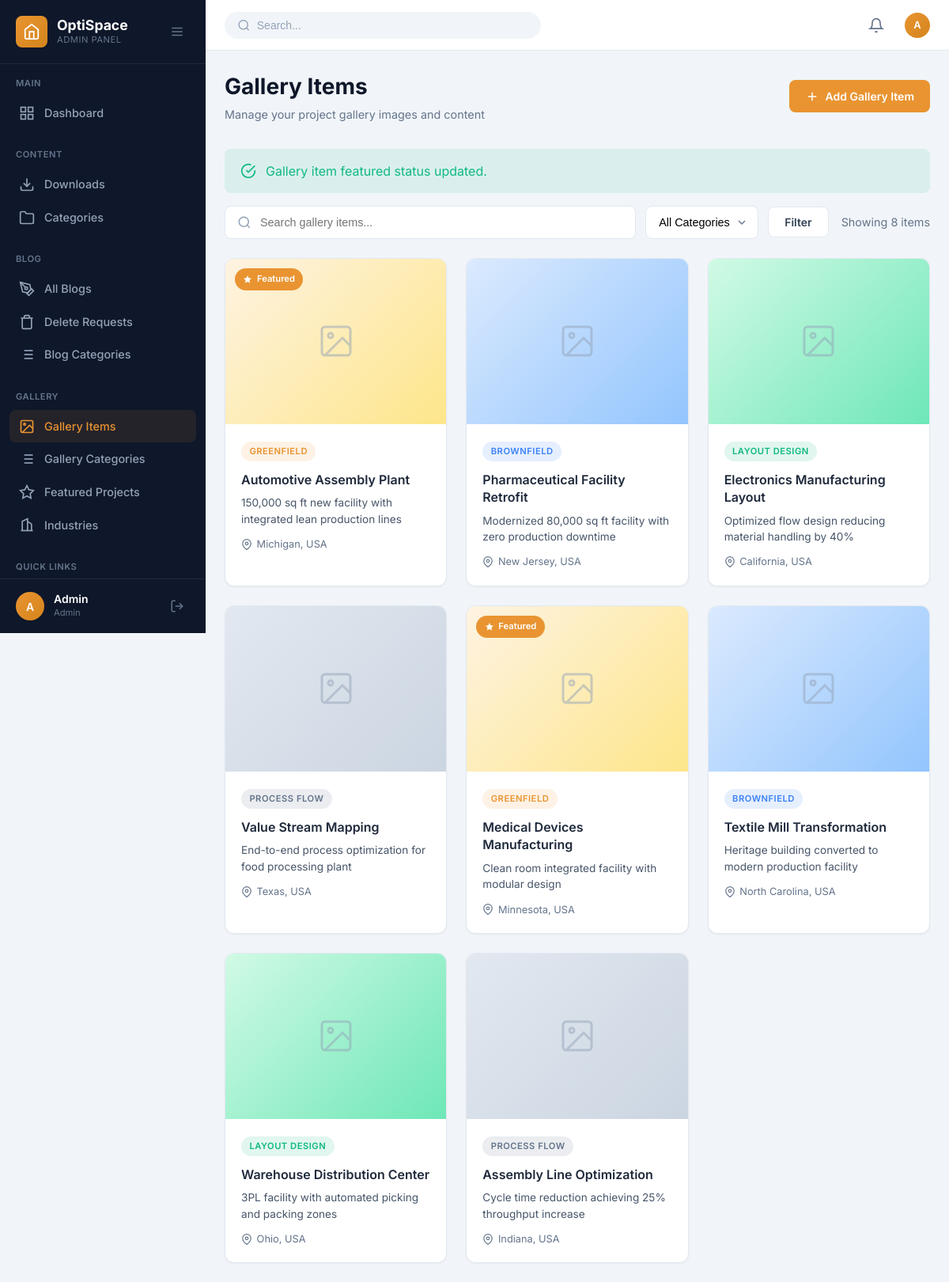
/admin/gallery.php?feature=1 (signed in), run on the app's committed database.
### tables this page shows
CREATE TABLE IF NOT EXISTS gallery_items (
    id INT AUTO_INCREMENT PRIMARY KEY,
    category_id INT NOT NULL,
    title VARCHAR(255) NOT NULL,
    description TEXT DEFAULT NULL,
    image_path VARCHAR(500) DEFAULT NULL,
    thumbnail_path VARCHAR(500) DEFAULT NULL,
    location VARCHAR(255) DEFAULT NULL,
    industry VARCHAR(100) DEFAULT NULL,
    project_size VARCHAR(100) DEFAULT NULL,
    completion_date DATE DEFAULT NULL,
    is_featured TINYINT(1) DEFAULT 0,
    is_active TINYINT(1) DEFAULT 1,
    sort_order INT DEFAULT 0,
    created_by INT DEFAULT NULL,
    created_at TIMESTAMP DEFAULT CURRENT_TIMESTAMP,
    updated_at TIMESTAMP DEFAULT CURRENT_TIMESTAMP ON UPDATE CURRENT_TIMESTAMP,
    FOREIGN KEY (category_id) REFERENCES gallery_categories(id) ON DELETE RESTRICT,
    FOREIGN KEY (created_by) REFERENCES admin_users(id) ON DELETE SET NULL
);

CREATE TABLE IF NOT EXISTS gallery_categories (
    id INT AUTO_INCREMENT PRIMARY KEY,
    name VARCHAR(100) NOT NULL,
    slug VARCHAR(100) NOT NULL UNIQUE,
    description TEXT DEFAULT NULL,
    icon VARCHAR(50) DEFAULT 'image',
    color VARCHAR(20) DEFAULT '#E99431',
    bg_class VARCHAR(50) DEFAULT 'greenfield-bg',
    sort_order INT DEFAULT 0,
    is_active TINYINT(1) DEFAULT 1,
    created_at TIMESTAMP DEFAULT CURRENT_TIMESTAMP,
    updated_at TIMESTAMP DEFAULT CURRENT_TIMESTAMP ON UPDATE CURRENT_TIMESTAMP
);

### admin/gallery.php (the view, shortened to what this page needs)
<?php
$conn = getDBConnection();
if (isset($_GET['feature']) && is_numeric($_GET['feature'])) {
    $featureId = (int)$_GET['feature'];
    $stmt = $conn->prepare("UPDATE gallery_items SET is_featured = NOT is_featured WHERE id = ?");
    $stmt->bind_param("i", $featureId);
    if ($stmt->execute()) {
        $successMessage = "Gallery item featured status updated.";
    }
}
$page = isset($_GET['page']) ? max(1, (int)$_GET['page']) : 1;
$perPage = 12;
$offset = ($page - 1) * $perPage;
$searchQuery = isset($_GET['search']) ? trim($_GET['search']) : '';
$whereClause = "1=1";
$params = [];
$types = "";
$countQuery = "SELECT COUNT(*) as total FROM gallery_items g WHERE {$whereClause}";
$countStmt = $conn->prepare($countQuery);
$countStmt->execute();
$totalRecords = $countStmt->get_result()->fetch_assoc()['total'];
$query = "
    SELECT g.*, c.name as category_name, c.color as category_color, c.bg_class
    FROM gallery_items g
    LEFT JOIN gallery_categories c ON g.category_id = c.id
    WHERE {$whereClause}
    ORDER BY g.sort_order ASC, g.created_at DESC
    LIMIT ?, ?
";
$params[] = $offset;
$params[] = $perPage;
$types .= "ii";
$stmt = $conn->prepare($query);
$stmt->bind_param($types, ...$params);
$stmt->execute();
$galleryItems = $stmt->get_result();
include __DIR__ . '/includes/header.php';
?>
<div class="page-header">
    <div class="page-title-section">
        <h1 class="page-title">Gallery Items</h1>
        <p class="page-subtitle">Manage your project gallery images and content</p>
    </div>
    <div class="page-actions">
        <a href="gallery-add.php" class="btn btn-primary">
            <svg viewBox="0 0 24 24" fill="none" stroke="currentColor" stroke-width="2">
                <line x1="12" y1="5" x2="12" y2="19"/>
                <line x1="5" y1="12" x2="19" y2="12"/>
            </svg>
            Add Gallery Item
        </a>
    </div>
</div>
<?php if (isset($successMessage)): ?>
<div class="alert alert-success">
    <svg viewBox="0 0 24 24" fill="none" stroke="currentColor" stroke-width="2">
        <path d="M22 11.08V12a10 10 0 1 1-5.93-9.14"/>
        <polyline points="22 4 12 14.01 9 11.01"/>
    </svg>
    <?php echo htmlspecialchars($successMessage); ?>
</div>
<?php endif; ?>
<div class="filter-bar">
    <form class="filter-form" method="GET">
        <div class="filter-group">
            <div class="search-box">
                <svg viewBox="0 0 24 24" fill="none" stroke="currentColor" stroke-width="2">
                    <circle cx="11" cy="11" r="8"/>
                    <line x1="21" y1="21" x2="16.65" y2="16.65"/>
                </svg>
                <input type="text" name="search" placeholder="Search gallery items..." value="<?php echo htmlspecialchars($searchQuery); ?>">
            </div>
            <select name="category" class="filter-select">
                <option value="0">All Categories</option>
            </select>
            <button type="submit" class="btn btn-secondary">Filter</button>
        </div>
    </form>
    <div class="filter-info">
        Showing <?php echo $totalRecords; ?> item<?php echo $totalRecords !== 1 ? 's' : ''; ?>
    </div>
</div>
<div class="gallery-admin-grid">
    <?php if ($galleryItems->num_rows > 0): ?>
        <?php while ($item = $galleryItems->fetch_assoc()): ?>
        <div class="gallery-admin-card <?php echo $item['is_active'] ? '' : 'inactive'; ?>">
            <div class="gallery-card-image" style="background: <?php echo $item['bg_class'] ? '' : 'linear-gradient(135deg, #FEF3E2 0%, #FDE68A 100%)'; ?>" data-bg="<?php echo htmlspecialchars($item['bg_class']); ?>">
                <?php if ($item['image_path'] && file_exists(__DIR__ . '/../' . $item['image_path'])): ?>
                    <img src="../<?php echo htmlspecialchars($item['image_path']); ?>" alt="<?php echo htmlspecialchars($item['title']); ?>">
                <?php else: ?>
                    <div class="placeholder-icon">
                        <svg viewBox="0 0 24 24" fill="none" stroke="currentColor" stroke-width="1.5">
                            <rect x="3" y="3" width="18" height="18" rx="2" ry="2"/>
                            <circle cx="8.5" cy="8.5" r="1.5"/>
                            <polyline points="21 15 16 10 5 21"/>
                        </svg>
                    </div>
                <?php endif; ?>
                <?php if ($item['is_featured']): ?>
                <span class="featured-badge">
                    <svg viewBox="0 0 24 24" fill="currentColor" stroke="none" width="12" height="12">
                        <polygon points="12 2 15.09 8.26 22 9.27 17 14.14 18.18 21.02 12 17.77 5.82 21.02 7 14.14 2 9.27 8.91 8.26 12 2"/>
                    </svg>
                    Featured
                </span>
                <?php endif; ?>
            </div>
            <div class="gallery-card-content">
                <span class="category-tag" style="background: <?php echo $item['category_color']; ?>20; color: <?php echo $item['category_color']; ?>">
                    <?php echo htmlspecialchars($item['category_name']); ?>
                </span>
                <h3 class="card-title"><?php echo htmlspecialchars($item['title']); ?></h3>
                <p class="card-description"><?php echo htmlspecialchars(substr($item['description'], 0, 80)); ?><?php echo strlen($item['description']) > 80 ? '...' : ''; ?></p>
                <?php if ($item['location']): ?>
                <div class="card-meta">
                    <svg viewBox="0 0 24 24" fill="none" stroke="currentColor" stroke-width="2">
                        <path d="M21 10c0 7-9 13-9 13s-9-6-9-13a9 9 0 0 1 18 0z"/>
                        <circle cx="12" cy="10" r="3"/>
                    </svg>
                    <?php echo htmlspecialchars($item['location']); ?>
                </div>
                <?php endif; ?>
            </div>
        </div>
        <?php endwhile; ?>
    <?php endif; ?>
</div>
<?php include __DIR__ . '/includes/footer.php'; ?>

### admin/assets/css/admin.css (style rules this page uses)
:root { --admin-primary: #E99431; --admin-primary-dark: #d4851c; --admin-primary-light: rgba(233, 148, 49, 0.1); --admin-dark: #1E293B; --admin-dark-light: #334155; --admin-gray-900: #0F172A; --admin-gray-800: #1E293B; --admin-gray-700: #334155; --admin-gray-600: #475569; --admin-gray-500: #64748B; --admin-gray-400: #94A3B8; --admin-gray-300: #CBD5E1; --admin-gray-200: #E2E8F0; --admin-gray-100: #F1F5F9; --admin-gray-50: #F8FAFC; --admin-white: #FFFFFF; --admin-success: #10B981; --admin-success-light: rgba(16, 185, 129, 0.1); --admin-warning: #F59E0B; --admin-warning-light: rgba(245, 158, 11, 0.1); --admin-danger: #EF4444; --admin-danger-light: rgba(239, 68, 68, 0.1); --admin-info: #3B82F6; --admin-info-light: rgba(59, 130, 246, 0.1); --sidebar-width: 260px; --sidebar-collapsed-width: 70px; --sidebar-bg: var(--admin-gray-900); --sidebar-text: var(--admin-gray-400); --sidebar-active: var(--admin-primary); --header-height: 64px; --header-bg: var(--admin-white); --shadow-sm: 0 1px 2px rgba(0, 0, 0, 0.05); --shadow-md: 0 4px 6px -1px rgba(0, 0, 0, 0.1); --shadow-lg: 0 10px 15px -3px rgba(0, 0, 0, 0.1); --shadow-xl: 0 20px 25px -5px rgba(0, 0, 0, 0.1); --radius-sm: 4px; --radius-md: 8px; --radius-lg: 12px; --radius-xl: 16px; --radius-full: 9999px; --transition-fast: 0.15s ease; --transition-normal: 0.3s ease; }
*, *::before, *::after { box-sizing: border-box; margin: 0; padding: 0; }
html { font-size: 16px; -webkit-font-smoothing: antialiased; -moz-osx-font-smoothing: grayscale; }
body.admin-body { font-family: 'Inter', -apple-system, BlinkMacSystemFont, 'Segoe UI', Roboto, sans-serif; background: var(--admin-gray-100); color: var(--admin-gray-700); line-height: 1.5; min-height: 100vh; }
a { color: inherit; text-decoration: none; }
button { font-family: inherit; cursor: pointer; border: none; background: none; }
.page-header { display: flex; align-items: center; justify-content: space-between; margin-bottom: 2rem; flex-wrap: wrap; gap: 1rem; }
.page-title-section { display: flex; flex-direction: column; gap: 0.25rem; }
.page-title { font-size: 1.75rem; font-weight: 700; color: var(--admin-gray-900); }
.page-subtitle { font-size: 0.9rem; color: var(--admin-gray-500); }
.page-actions { display: flex; gap: 0.75rem; }
.btn { display: inline-flex; align-items: center; justify-content: center; gap: 0.5rem; padding: 0.625rem 1.25rem; font-size: 0.875rem; font-weight: 600; border-radius: var(--radius-md); transition: all var(--transition-fast); cursor: pointer; border: none; }
.btn svg { width: 18px; height: 18px; }
.btn-primary { background: var(--admin-primary); color: var(--admin-white); }
.btn-secondary { background: var(--admin-white); color: var(--admin-gray-700); border: 1px solid var(--admin-gray-200); }
.card-title { font-size: 1rem; font-weight: 600; color: var(--admin-gray-900); }
.alert { padding: 1rem 1.25rem; border-radius: var(--radius-md); margin-bottom: 1rem; display: flex; align-items: flex-start; gap: 0.75rem; }
.alert svg { width: 20px; height: 20px; flex-shrink: 0; margin-top: 0.125rem; }
.alert-success { background: var(--admin-success-light); color: var(--admin-success); }

### data on the page
gallery_items: is_featured 1 (drawn), category.name "GREENFIELD", title "Automotive Assembly Plant", description "150,000 sq ft new facility with integrated lean production lines", location "Michigan, USA"
gallery_items: category.name "BROWNFIELD", title "Pharmaceutical Facility Retrofit", description "Modernized 80,000 sq ft facility with zero production downtime", location "New Jersey, USA"
gallery_items: category.name "LAYOUT DESIGN", title "Electronics Manufacturing Layout", description "Optimized flow design reducing material handling by 40%", location "California, USA"
gallery_items: category.name "PROCESS FLOW", title "Value Stream Mapping", description "End-to-end process optimization for food processing plant", location "Texas, USA"
gallery_items: is_featured 1 (drawn), category.name "GREENFIELD", title "Medical Devices Manufacturing", description "Clean room integrated facility with modular design", location "Minnesota, USA"
gallery_items: category.name "BROWNFIELD", title "Textile Mill Transformation", description "Heritage building converted to modern production facility", location "North Carolina, USA"
gallery_items: category.name "LAYOUT DESIGN", title "Warehouse Distribution Center", description "3PL facility with automated picking and packing zones", location "Ohio, USA"
gallery_items: category.name "PROCESS FLOW", title "Assembly Line Optimization", description "Cycle time reduction achieving 25% throughput increase", location "Indiana, USA"

### other printed values
substr($admin['full_name'] ?? 'A', 0, 1) "A"
$admin['full_name'] "Admin"
str_replace('_', ' ', $admin['role'] ?? 'Admin') "Admin"
$successMessage "Gallery item featured status updated."
$totalRecords "8"
